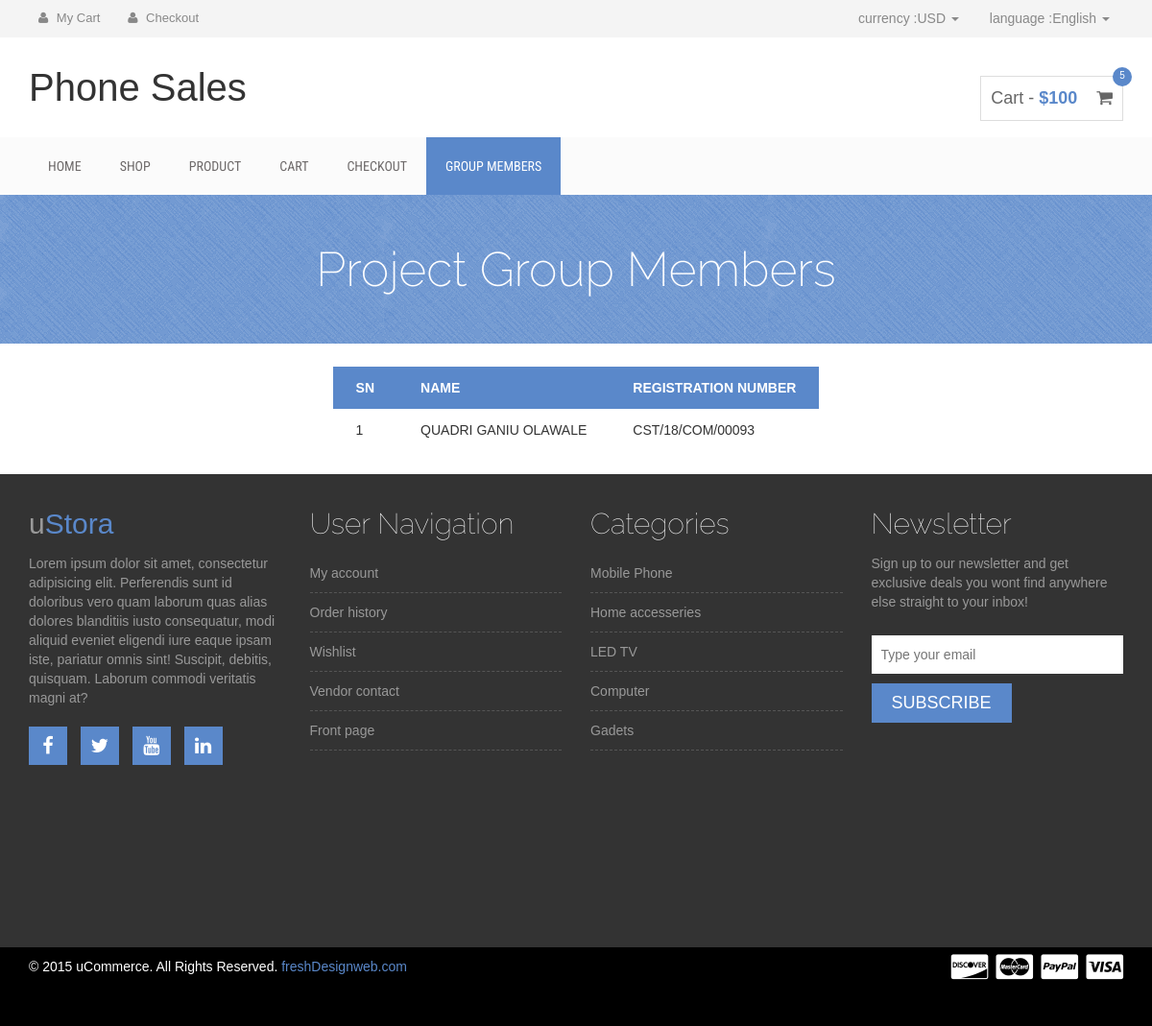
The app's page /contact with its own data.
### main/models.py (models this page shows, shortened)
class Member(models.Model):
    last_name = models.CharField(max_length=20)
    first_name = models.CharField(max_length=20)
    other_name = models.CharField(max_length=20, default='')
    reg_number = models.CharField(max_length=16)

### main/views.py (the view)
# urls.py: path('contact', views.contact, name='contact')
def contact(request):
    context = {
        'members': Member.objects.all()
    }
    return render(request, 'contact.html', context)

### templates/contact.html (shortened to what this page needs)
{% extends 'base.html' %}
{% block main %}
<div class="mainmenu-area">
    <div class="container">
        <div class="row">
            <div class="navbar-collapse collapse">
                <ul class="nav navbar-nav">
                    <li><a href="{% url 'index' %}">Home</a></li>
                    <li><a href="{% url 'shop' %}">Shop</a></li>
                    <li><a href="{% url 'product' %}">Product</a></li>
                    <li><a href="{% url 'cart' %}">Cart</a></li>
                    <li><a href="{% url 'checkout' %}">Checkout</a></li>
                    <li class="active"><a href="{% url 'contact' %}">Group Members</a></li>
                </ul>
            </div>
        </div>
    </div>
</div>
<div class="product-big-title-area">
    <div class="container">
        <div class="row">
            <div class="col-md-12">
                <div class="product-bit-title text-center">
                    <h2>Project Group Members</h2>
                </div>
            </div>
        </div>
    </div>
</div>
<table id="mbt">
    <tr><th>SN</th><th>Name</th><th>Registration Number</th></tr>
    {% for member in members %}
    <tr>
        <td>{{member.id}}</td>
        <td>{{member.last_name}} {{member.first_name}} {{member.other_name}}</td>
        <td>{{member.reg_number}}</td>
    </tr>
    {% endfor %}
</table>
{% endblock %}

### static/style.css (style rules this page uses)
h1, h2, h3, h4, h5, h6 { margin: 0 0 15px; }
body { font-family:Arial, Helvetica, sans-serif; }
.mainmenu-area { background: none repeat scroll 0 0 #fbfbfb; font-family: "Roboto Condensed",sans-serif; text-transform: uppercase; width: 100%; z-index: 999; }
.mainmenu-area ul.navbar-nav li a { color: #6e6a6a; font-size: 14px; padding: 20px; }
.mainmenu-area ul.navbar-nav li:hover a, .mainmenu-area ul.navbar-nav li.active a { background: #5a88ca; color:#FFF; }
a { color: #5a88ca }
.product-big-title-area { background: url(img/crossword.png) repeat scroll 0 0 #5a88ca }
.product-bit-title h2 { font-family: raleway; font-size: 50px; font-weight: 200; margin: 0; padding: 50px 0;color: #fff; }

### templates/contact.html (style rules this page uses)
#mbt { margin: 24px auto; text-transform: uppercase; }
#mbt tr:nth-child(odd) { background-color: #d8d8ec; }
#mbt th { background-color: #5a88ca; color: white; }
#mbt th, #mbt td { padding: 12px 24px; }

### records on screen
Member: id "1", last_name "QUADRI", first_name "GANIU", other_name "OLAWALE", reg_number "CST/18/COM/00093"
